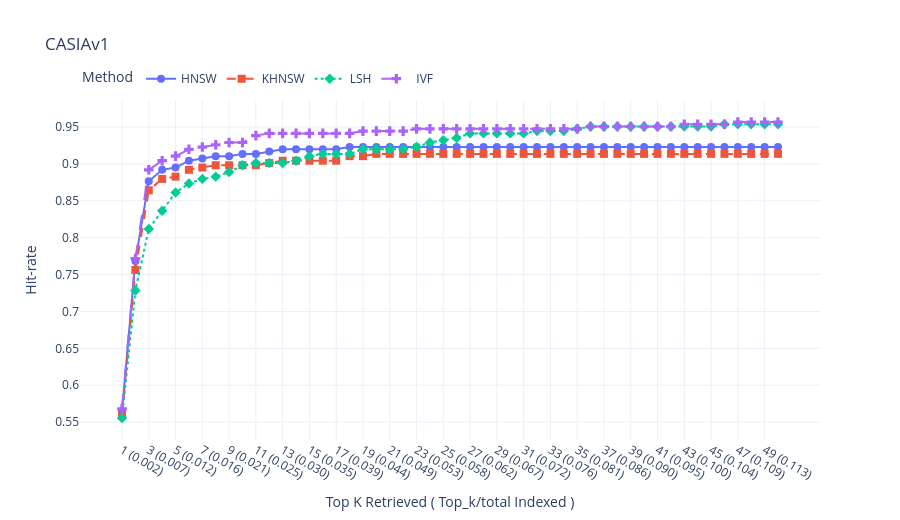

Notebook cell for this chart:
### Code cell
# combine_plot_results.py
import numpy as np
import plotly.graph_objects as go

# Example load - change to your actual filenames/formats
# Each file contains two arrays of same length: penetration_rates and hit_rates
hnsw = np.load('CASIAv1_hnsw.npz')   # keys: 'x','y'
khnsw = np.load('CASIAv1_khnsw.npz')
lsh = np.load('CASIAv1_LSH.npz')
ivf = np.load('CASIAv1_IVF.npz')

datasets = {
    'HNSW' : hnsw,
    'KHNSW': khnsw,
    'LSH'  : lsh,
    'IVF'  : ivf
}

# choose markers and line styles for clarity
style = {
    'HNSW': {'marker':'circle',  'dash':'solid'},
    'KHNSW':{'marker':'square',  'dash':'dash'},
    'LSH':  {'marker':'diamond', 'dash':'dot'},
    'IVF':  {'marker':'cross',   'dash':'longdash'}
}

fig = go.Figure()
for name, data in datasets.items():
    x = data['x']  # Top K Retrieved ( Top_k/total Indexed )s
    y = data['y']  # hit-rates
    fig.add_trace(go.Scatter(
        x = x,
        y = y,
        mode = 'lines+markers',
        name = name,
        marker = dict(symbol=style[name]['marker'], size=8),
        line = dict(dash=style[name]['dash'], width=2),
        hovertemplate = f'{name}<br>Penetration: %{{x}}<br>Hit-rate: %{{y:.3f}}<extra></extra>'
    ))

fig.update_layout(
    title = 'CASIAv1',
    xaxis_title = 'Top K Retrieved ( Top_k/total Indexed )',
    yaxis_title = 'Hit-rate',
    legend = dict(title='Method', orientation='h', yanchor='bottom', y=1.02, xanchor='left', x=0),
    template = 'plotly_white',
    width = 900, height = 520
)

fig.write_html('combined_hitrate.html', include_plotlyjs='cdn')  # save interactive file
fig.show()

### Figure 1 — Plotly figure (JSON) as saved in the notebook; plotly's stock layout.template omitted (floating-point values rounded to 4 significant figures)
{"data": [{"hovertemplate": "HNSW<br>Penetration: %{x}<br>Hit-rate: %{y:.3f}<extra></extra>", "line": {"dash": "solid", "width": 2}, "marker": {"size": 8, "symbol": "circle"}, "mode": "lines+markers", "name": "HNSW", "type": "scatter", "x": ["1 (0.002)", "2 (0.005)", "3 (0.007)", "4 (0.009)", "5 (0.012)", "6 (0.014)", "7 (0.016)", "8 (0.019)", "9 (0.021)", "10 (0.023)", "11 (0.025)", "12 (0.028)", "13 (0.030)", "14 (0.032)", "15 (0.035)", "16 (0.037)", "17 (0.039)", "18 (0.042)", "19 (0.044)", "20 (0.046)", "21 (0.049)", "22 (0.051)", "23 (0.053)", "24 (0.056)", "25 (0.058)", "26 (0.060)", "27 (0.062)", "28 (0.065)", "29 (0.067)", "30 (0.069)", "31 (0.072)", "32 (0.074)", "33 (0.076)", "34 (0.079)", "35 (0.081)", "36 (0.083)", "37 (0.086)", "38 (0.088)", "39 (0.090)", "40 (0.093)", "41 (0.095)", "42 (0.097)", "43 (0.100)", "44 (0.102)", "45 (0.104)", "46 (0.106)", "47 (0.109)", "48 (0.111)", "49 (0.113)", "50 (0.116)"], "y": [0.5648, 0.7685, 0.8765, 0.892, 0.8951, 0.9043, 0.9074, 0.9105, 0.9105, 0.9136, 0.9136, 0.9167, 0.9198, 0.9198, 0.9198, 0.9198, 0.9198, 0.9228, 0.9228, 0.9228, 0.9228, 0.9228, 0.9228, 0.9228, 0.9228, 0.9228, 0.9228, 0.9228, 0.9228, 0.9228, 0.9228, 0.9228, 0.9228, 0.9228, 0.9228, 0.9228, 0.9228, 0.9228, 0.9228, 0.9228, 0.9228, 0.9228, 0.9228, 0.9228, 0.9228, 0.9228, 0.9228, 0.9228, 0.9228, 0.9228]}, {"hovertemplate": "KHNSW<br>Penetration: %{x}<br>Hit-rate: %{y:.3f}<extra></extra>", "line": {"dash": "dash", "width": 2}, "marker": {"size": 8, "symbol": "square"}, "mode": "lines+markers", "name": "KHNSW", "type": "scatter", "x": ["1 (0.002)", "2 (0.005)", "3 (0.007)", "4 (0.009)", "5 (0.012)", "6 (0.014)", "7 (0.016)", "8 (0.019)", "9 (0.021)", "10 (0.023)", "11 (0.025)", "12 (0.028)", "13 (0.030)", "14 (0.032)", "15 (0.035)", "16 (0.037)", "17 (0.039)", "18 (0.042)", "19 (0.044)", "20 (0.046)", "21 (0.049)", "22 (0.051)", "23 (0.053)", "24 (0.056)", "25 (0.058)", "26 (0.060)", "27 (0.062)", "28 (0.065)", "29 (0.067)", "30 (0.069)", "31 (0.072)", "32 (0.074)", "33 (0.076)", "34 (0.079)", "35 (0.081)", "36 (0.083)", "37 (0.086)", "38 (0.088)", "39 (0.090)", "40 (0.093)", "41 (0.095)", "42 (0.097)", "43 (0.100)", "44 (0.102)", "45 (0.104)", "46 (0.106)", "47 (0.109)", "48 (0.111)", "49 (0.113)", "50 (0.116)"], "y": [0.5586, 0.7562, 0.8642, 0.8796, 0.8827, 0.892, 0.8951, 0.8981, 0.8981, 0.8981, 0.8981, 0.9012, 0.9043, 0.9043, 0.9043, 0.9043, 0.9043, 0.9105, 0.9105, 0.9136, 0.9136, 0.9136, 0.9136, 0.9136, 0.9136, 0.9136, 0.9136, 0.9136, 0.9136, 0.9136, 0.9136, 0.9136, 0.9136, 0.9136, 0.9136, 0.9136, 0.9136, 0.9136, 0.9136, 0.9136, 0.9136, 0.9136, 0.9136, 0.9136, 0.9136, 0.9136, 0.9136, 0.9136, 0.9136, 0.9136]}, {"hovertemplate": "LSH<br>Penetration: %{x}<br>Hit-rate: %{y:.3f}<extra></extra>", "line": {"dash": "dot", "width": 2}, "marker": {"size": 8, "symbol": "diamond"}, "mode": "lines+markers", "name": "LSH", "type": "scatter", "x": ["1 (0.002)", "2 (0.005)", "3 (0.007)", "4 (0.009)", "5 (0.012)", "6 (0.014)", "7 (0.016)", "8 (0.019)", "9 (0.021)", "10 (0.023)", "11 (0.025)", "12 (0.028)", "13 (0.030)", "14 (0.032)", "15 (0.035)", "16 (0.037)", "17 (0.039)", "18 (0.042)", "19 (0.044)", "20 (0.046)", "21 (0.049)", "22 (0.051)", "23 (0.053)", "24 (0.056)", "25 (0.058)", "26 (0.060)", "27 (0.062)", "28 (0.065)", "29 (0.067)", "30 (0.069)", "31 (0.072)", "32 (0.074)", "33 (0.076)", "34 (0.079)", "35 (0.081)", "36 (0.083)", "37 (0.086)", "38 (0.088)", "39 (0.090)", "40 (0.093)", "41 (0.095)", "42 (0.097)", "43 (0.100)", "44 (0.102)", "45 (0.104)", "46 (0.106)", "47 (0.109)", "48 (0.111)", "49 (0.113)", "50 (0.116)"], "y": [0.5556, 0.7284, 0.8117, 0.8364, 0.8611, 0.8735, 0.8796, 0.8827, 0.8889, 0.8981, 0.9012, 0.9012, 0.9012, 0.9043, 0.9105, 0.9136, 0.9136, 0.9136, 0.9198, 0.9198, 0.9198, 0.9198, 0.9228, 0.929, 0.9321, 0.9352, 0.9414, 0.9414, 0.9414, 0.9414, 0.9414, 0.9444, 0.9444, 0.9444, 0.9475, 0.9506, 0.9506, 0.9506, 0.9506, 0.9506, 0.9506, 0.9506, 0.9506, 0.9506, 0.9506, 0.9537, 0.9537, 0.9537, 0.9537, 0.9537]}, {"hovertemplate": "IVF<br>Penetration: %{x}<br>Hit-rate: %{y:.3f}<extra></extra>", "line": {"dash": "longdash", "width": 2}, "marker": {"size": 8, "symbol": "cross"}, "mode": "lines+markers", "name": "IVF", "type": "scatter", "x": ["1 (0.002)", "2 (0.005)", "3 (0.007)", "4 (0.009)", "5 (0.012)", "6 (0.014)", "7 (0.016)", "8 (0.019)", "9 (0.021)", "10 (0.023)", "11 (0.025)", "12 (0.028)", "13 (0.030)", "14 (0.032)", "15 (0.035)", "16 (0.037)", "17 (0.039)", "18 (0.042)", "19 (0.044)", "20 (0.046)", "21 (0.049)", "22 (0.051)", "23 (0.053)", "24 (0.056)", "25 (0.058)", "26 (0.060)", "27 (0.062)", "28 (0.065)", "29 (0.067)", "30 (0.069)", "31 (0.072)", "32 (0.074)", "33 (0.076)", "34 (0.079)", "35 (0.081)", "36 (0.083)", "37 (0.086)", "38 (0.088)", "39 (0.090)", "40 (0.093)", "41 (0.095)", "42 (0.097)", "43 (0.100)", "44 (0.102)", "45 (0.104)", "46 (0.106)", "47 (0.109)", "48 (0.111)", "49 (0.113)", "50 (0.116)"], "y": [0.5679, 0.7716, 0.892, 0.9043, 0.9105, 0.9198, 0.9228, 0.9259, 0.929, 0.929, 0.9383, 0.9414, 0.9414, 0.9414, 0.9414, 0.9414, 0.9414, 0.9414, 0.9444, 0.9444, 0.9444, 0.9444, 0.9475, 0.9475, 0.9475, 0.9475, 0.9475, 0.9475, 0.9475, 0.9475, 0.9475, 0.9475, 0.9475, 0.9475, 0.9475, 0.9506, 0.9506, 0.9506, 0.9506, 0.9506, 0.9506, 0.9506, 0.9537, 0.9537, 0.9537, 0.9537, 0.9568, 0.9568, 0.9568, 0.9568]}], "layout": {"height": 520, "legend": {"orientation": "h", "title": {"text": "Method"}, "x": 0, "xanchor": "left", "y": 1.02, "yanchor": "bottom"}, "title": {"text": "CASIAv1"}, "width": 900, "xaxis": {"title": {"text": "Top K Retrieved ( Top_k/total Indexed )"}}, "yaxis": {"title": {"text": "Hit-rate"}}}}
